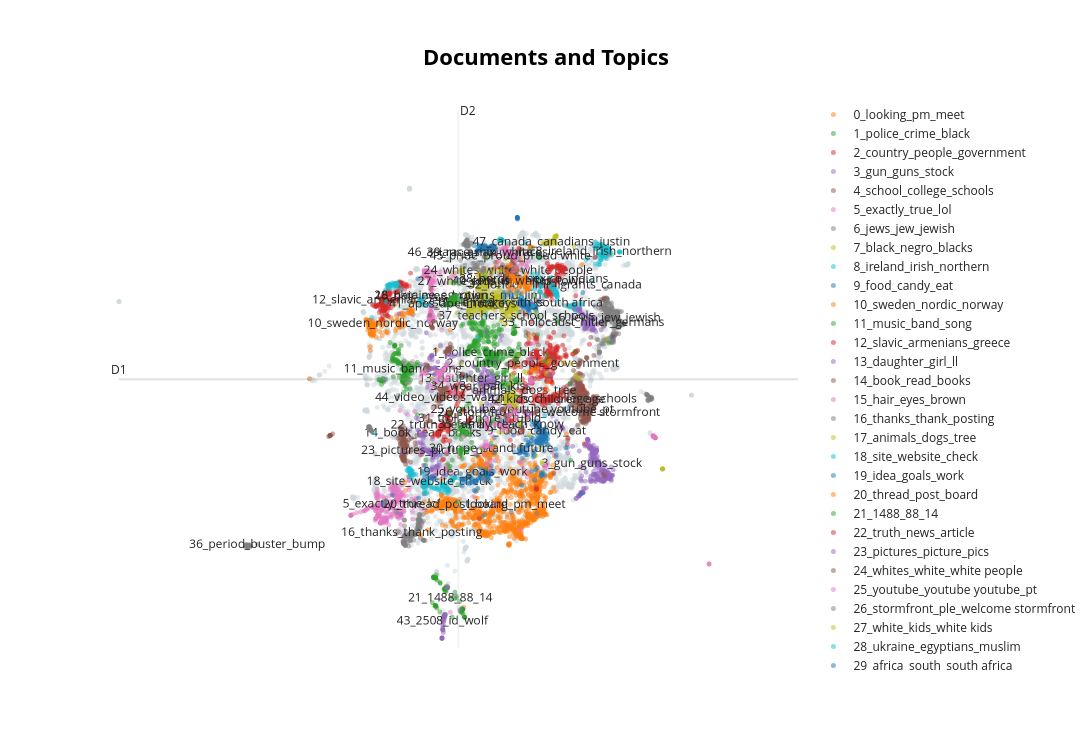

The notebook cell this image was saved under:
### Code cell
topic_model_all.visualize_documents(
    docs_all,
    topics=topics_all,      # 可选，不传也行
    embeddings=None     # 默认用模型内部 embedding
)
